Frame 1 (no input): blank canvas, image omitted
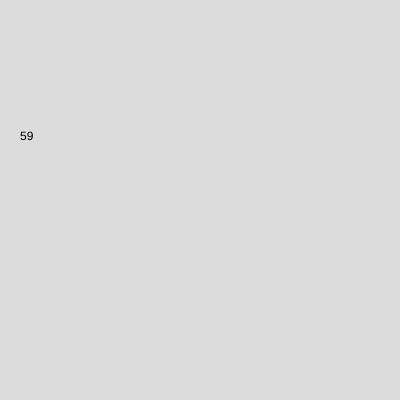
Frame 60 (no input)
Frame 120 (the mouse pressed at the canvas centre since frame 60): blank canvas, image omitted

The p5.js sketch that drew this single still picture (run headless with seeded random() and noise() and a simulated clock; from frame 60 on, the mouse is pressed at the canvas centre):

// p5.js sketch
// ── sketch.js
let teller = 0

let RedXPos = -760
let RedOffXPos = 100
let YellowXPos = -760
let YellowOffXPos = 100
let GreenXPos = 760
let GreenOffXPos = 100

function setup() {
  createCanvas(400, 400);
}

function draw() {
  background(220);

  text(teller, 20, 140);

  teller++;

  if (teller >= 500) {
    teller = 0;
  }

  if (keyIsDown(66)) {
  fill(255);
  rect(20, 20, 60, 60);

  fill(100, 100, 100);
  rect(750, 280, 20, 50);
  rect(740, 240, 40, 60);

  fill(255, 0, 0);
  circle(RedXPos, 250, 10);

  fill(210, 3, 3);
  circle(RedOffXPos, 250, 10);

  fill(255, 165, 0);
  circle(YellowXPos, 270, 10);

  fill(203, 177, 0);
  circle(YellowOffXPos, 270, 10);

  fill(0, 255, 0);
  circle(GreenXPos, 290, 10);

  fill(18, 174, 0);
  circle(GreenOffXPos, 290, 10);
}
}

function keyPressed() {
  if (keyCode === 32) {
    teller = 0;
  }

let keyPress = 1;

// traffic light
function keyPressed() {
  switch (keyCode) {
    case ENTER:
      keyPress += 1;

      if (keyPress >= 4) {
        keyPress = 1;
        GreenOffXPos = -760
        GreenXPos = 760
        RedOffXPos = 760
        YellowOffXPos = 760
        RedXPos = -760
        YellowXPos = -760
      }

      else if (keyPress == 1) {
        car1Speed = 0.2;
        car2Speed = 0.4;
        GreenOffXPos = -760
        GreenXPos = 760
        RedOffXPos = 760
        RedXPos = -760
        YellowOffXPos = 760
        YellowXPos = -760

      }
      else if (keyPress == 2) {
        car1Speed = 0.1;
        car2Speed = 0.2;
        YellowOffXPos = -760
        YellowXPos = 760
        RedOffXPos = 760
        RedXPos = -760
        GreenOffXPos = 760
        GreenXPos = -760
      }
      else if (keyPress == 3) {
        car1Speed = 0;
        car2Speed = 0;
        RedOffXPos = -760
        RedXPos = 760
        GreenXPos = -760
        YellowXPos = -760
        GreenOffXPos = 760
        YellowOffXPos = 760
      }

  }
}

}
